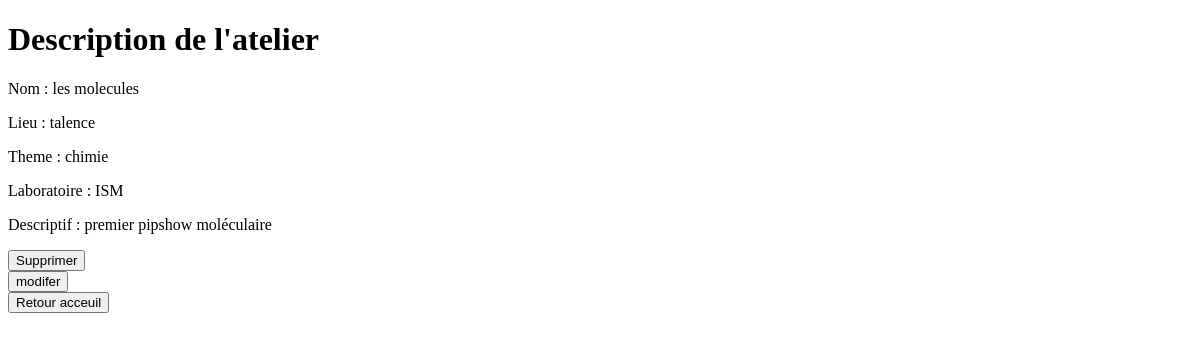
/atelier.php?idA=4, run on an earlier commit of the app's database.
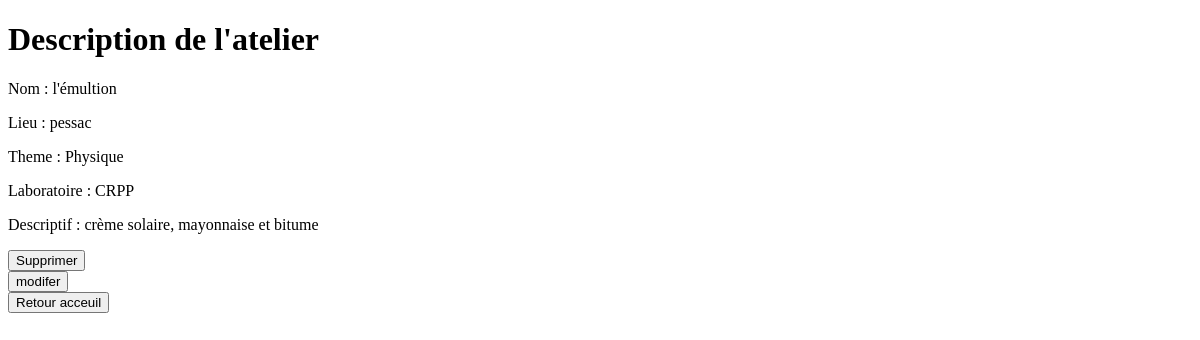
And on a later commit of the database.
### tables this page shows
CREATE TABLE `atelier` (
  `idA` int(11) NOT NULL AUTO_INCREMENT,
  `nom` varchar(50) NOT NULL,
  `descriptif` varchar(500) DEFAULT NULL,
  `theme` varchar(30) NOT NULL,
  `lieu` varchar(30) NOT NULL,
  `labo` varchar(30) NOT NULL,
  PRIMARY KEY (`idA`),
  UNIQUE KEY `nom` (`nom`),
  KEY `idT` (`theme`),
  KEY `idT_2` (`theme`)
);

### src/atelier.php (the view, shortened to what this page needs)
<!DOCTYPE html>
<html>
	<head>
	</head>
	<body>
<?php
$bdd=new PDO('mysql:host=localhost;dbname=cnrs', 'root', 'group6');
if(isset($_GET['idA'])){
	$idA = $_GET['idA'];
	$req = $bdd->prepare('SELECT * FROM atelier WHERE idA = :idA');
	$req->execute(array('idA' => $idA));
}
$result = $req->fetch();
?>
<h1>Description de l'atelier</h1>
<p>Nom : <?php echo $result['nom']; ?> </p>
<p>Lieu : <?php echo $result['lieu']; ?> </p>
<p>Theme : <?php echo $result['theme']; ?> </p>
<p>Laboratoire : <?php echo $result['labo']; ?></p>
<p>Descriptif : <?php echo $result['descriptif']; ?></p>
<form method="post" action= "<?php echo "index.php?delete=" . $idA ?>">
	<input type="submit" value="Supprimer" />
</form>
<form method="post" action= "<?php echo "modifier-atelier.php?idA=" . $idA ?>">
	<input type="submit" value="modifer" />
</form>
<form method="post" action="index.php">
  <input type="submit" value="Retour acceuil">
</form>
	</body>
</html>

What changed in the data, as far as the page shows it:
changed atelier: nom "les molecules" → "l'émultion"; lieu "talence" → "pessac"; theme "chimie" → "Physique"; labo "ISM" → "CRPP"; descriptif "premier pipshow moléculaire" → "crème solaire, mayonnaise et bitume"
